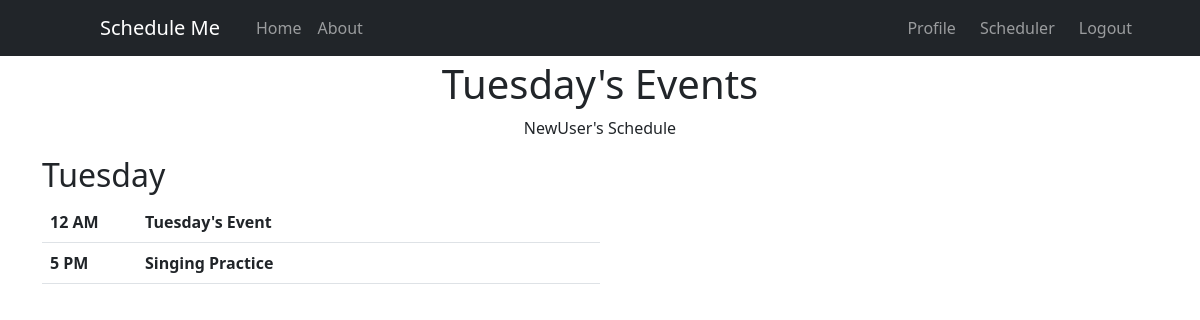
Screenshot of /scheduler/event_day/Tuesday (signed in) with the database file from the repository.
### schedule/models.py (models this page shows, shortened)
class Event(models.Model):
    TIME_CHOICES = (
        (0, '12 AM'), (1, '1 AM'), (2, '2 AM'), (3, '3 AM'),
        (4, '4 AM'), (5, '5 AM'), (6, '6 AM'), (7, '7 AM'),
        (8, '8 AM'), (9, '9 AM'), (10, '10 AM'), (11, '11 AM'),
        (12, '12 PM'), (13, '1 PM'), (14, '2 PM'), (15, '3 PM'),
        (16, '4 PM'), (17, '5 PM'), (18, '6 PM'), (19, '7 PM'),
        (20, '8 PM'), (21, '9 PM'), (22, '10 PM'), (23, '11 PM'),
    )
    DAY_CHOICES = (
        ('Sunday', 'Sunday'),
        ('Monday', 'Monday'),
        ('Tuesday', 'Tuesday'),
        ('Wednesday', 'Wednesday'),
        ('Thursday', 'Thursday'),
        ('Friday', 'Friday'),
        ('Saturday', 'Saturday'),
    )
    title = models.CharField(max_length=50)
    time = models.IntegerField(choices=TIME_CHOICES)
    day = models.CharField(max_length=9, choices=DAY_CHOICES)
    creator = models.ForeignKey(User, on_delete=models.CASCADE)

### users/views.py (the view)
# urls.py: path('scheduler/event_day/<str:day>', user_views.event_day, name='event_day'),
@login_required
def event_day(request, day):
    event_list = Event.objects.all().filter(day__contains=day, creator=request.user.id).order_by('time')
    context = {
        'events': event_list,
        'day': day,
    }
    return render(request, 'schedule/event_day.html', context)

### schedule/templates/schedule/event_day.html
{% extends "schedule/base.html" %}
{% block content %}
{% if events %}
    <h1 class='text-center'>{{ day }}'s Events</h1><p class='text-center'>{{ user.username }}'s Schedule</p>
    <h2>{{ day }}</h2>
    <table class="table", style="width: 50%">
    {% for event in events %}
            <tr><th id="time">{{ event.get_time_display }}</th><th>{{ event.title }}</th></tr>
    {% endfor %}
    </table>
{% else %}
    <p>No event list</p>
{% endif %}
{% endblock content %}

### schedule/static/css/styles.css (style rules this page uses)
th#time { width: 95px; height:40 px; margin-left: 50px; }

### rows the page displays
Event: time "12 AM", title "Tuesday's Event"
Event: time "5 PM", title "Singing Practice"

### other values shown
{{ day }} "Tuesday"
{{ user.username }} "NewUser"
